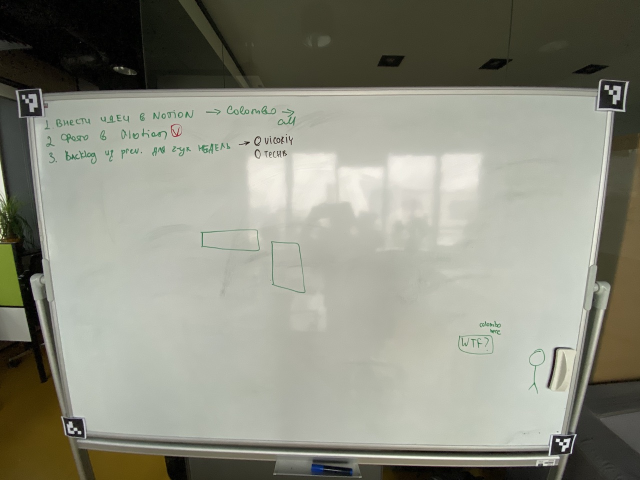
#> input picture IMG_0577.jpeg, 1280 x 960 px (shown at 1/2 size)
$ python run.py --path IMG_0577.jpeg
#> lines starting #> are read from the running program, lines starting #| are printed output that depends on the picture
### board.py

import imutils
import cv2
import sys
import cv2.aruco as aruco
import numpy as np
from util import Util

###### BIG BRAIN ALGORITHM IDEA ######
#
# 0. <- Play around with different values / test cases / contiditions
#
# 1. Try to detect using Aruco markers
#   1.1. (???) Instead of Aurco, detect bright markers in corner of boards
#   1.2. (???) Retro reflective material for IR camera
# 2. Try to detect using my board extraction algo
# 3. Try my board extraction algo, but with different parameters (??? calibration mode)
# 4. Try alternative extraction algo as last resort

class WhiteboardDetector:

    # TODO: Add debug mode on / off
    def __init__(self, debug = False, useAruco = True):
        self._isDebug = debug

        # Used for auto-detection, image threshold
        self._blockSize = 259 # 105
        self._C = -10 # -6

        self._blurSize = 5 # alt. 3, 7, 9 (depending on accuracy)

        self._sigmaValue = 0.02

        self._useAruco = useAruco

        self._oldCorners = None

    def crop_board(self, frame, isLocked = False):

        # Feature to lock detection in place (in case people walk in)
        if isLocked:
            print("Locked")
            wrap = self.transform_image(frame, self._oldCorners)
            return wrap, self._oldCorners

        # Detect by using markers or automatically
        # TODO: Think of a better way / logic to merge theese
        if (self._useAruco):
            corners = self.extract_corners_aruco(frame)
        else:
            corners = self.extract_corners_auto(frame)

        # Prevents wiggle during video
        if corners is None:
            corners = self._oldCorners
        elif Util.are_points_close(corners, self._oldCorners):
            corners = self._oldCorners
        else:
            self._oldCorners = corners

        # TODO: If less than 4 markers found, attemt to combine aruco + big brain

        wrap = self.transform_image(frame, corners)

        return wrap, corners

    # Extract Whiteboard Corners Using AR Markers
    def extract_corners_aruco(self, frame):
        aruco_dict = aruco.Dictionary_get(aruco.DICT_4X4_100)
        parameters = aruco.DetectorParameters_create()
        parameters.minDistanceToBorder = 0
        # parameters.adaptiveThreshWinSizeMax = 500

        corners, ids, _ = aruco.detectMarkers(frame, aruco_dict, parameters=parameters)

        if (self._isDebug):
            frame = aruco.drawDetectedMarkers(frame, corners, ids)

        if len(corners) != 4:
            # print("Trackers not found")
            return None

        return self.get_corners_coords(corners, 16)

    # Automaticaly Extract Whiteboard Corners
    # [92 lines left out: function extract_corners_auto, not called in this run]

    # Extract 4 edge points from shape
    def get_corners_coords(self, corners, size = -1):
        board_corners = np.zeros((4, 2), dtype = "float32")

        np_corners = np.array(corners)
        # np_corners = np_corners.reshape(4*4, 2) # TODO: Auto adjust
        # np_corners = np_corners.reshape(4, 2)
        if (size == -1):
            np_corners = np_corners.reshape(len(corners), 2)
        else:
            np_corners = np_corners.reshape(size, 2)

        c_sum = np_corners.sum(axis = 1)
        board_corners[0] = np_corners[np.argmin(c_sum)] # Top Left
        board_corners[2] = np_corners[np.argmax(c_sum)] # Bottom Right

        c_dif = np.diff(np_corners, axis = 1)
        board_corners[1] = np_corners[np.argmin(c_dif)] # Top Right
        board_corners[3] = np_corners[np.argmax(c_dif)] # Bottom Left

        return board_corners

    # Straigten Whiteboard Image
    def transform_image(self, frame, corners):
        if corners is None:
            return frame

        (tl, tr, br, bl) = corners

        widthA = Util.calculate_distance(br, bl) #np.sqrt(((br[0] - bl[0]) ** 2) + ((br[1] - bl[1]) ** 2))
        widthB = Util.calculate_distance(tr, tl) #np.sqrt(((tr[0] - tl[0]) ** 2) + ((tr[1] - tl[1]) ** 2))

        heightA = Util.calculate_distance(tr, br) #np.sqrt(((tr[0] - br[0]) ** 2) + ((tr[1] - br[1]) ** 2))
        heightB = Util.calculate_distance(tl, bl) #np.sqrt(((tl[0] - bl[0]) ** 2) + ((tl[1] - bl[1]) ** 2))

        # TODO: Fix issue related to aspect ratio going wierd

        # === Max Method ===
        # maxWidth = max(int(widthA), int(widthB))
        # maxHeight = max(int(heightA), int(heightB))

        # === Min Method ===
        maxWidth = min(int(widthA), int(widthB))
        maxHeight = min(int(heightA), int(heightB))

        # TODO: Think about better logs solution
        print("Size: ", maxWidth, "x", maxHeight)

        dst = np.array([
            [0, 0],
            [maxWidth - 1, 0],
            [maxWidth - 1, maxHeight - 1],
            [0, maxHeight - 1]], dtype = "float32")

        M = cv2.getPerspectiveTransform(corners, dst)
        warp = cv2.warpPerspective(frame, M, (maxWidth, maxHeight))

        return warp

    # TODO: Add image cleanup code
    # [21 lines left out: function cleanup_image, not called in this run]

### util.py
import imutils
import numpy as np
import cv2

class Util:

    # Resize Image By Height + Keep Aspect Ratio
    # [15 lines left out: functions resize_image, draw_corner_points, not called in this run]

    # Calculate distance between 2 points
    @staticmethod
    def calculate_distance(a, b):
        return np.sqrt(((b[0] - a[0]) ** 2) + ((b[1] - a[1]) ** 2))

    @staticmethod
    def are_points_close(a, b, r = 25):
        if (a is None) or (b is None):
            return False

        sum_diff = abs(int(a.sum() - b.sum()))

        if (sum_diff <= r):
            return True
        else:
            return False

### run.py

from imutils.video import VideoStream
from board import WhiteboardDetector

import imutils
import cv2
import time

import argparse

def get_detector(mode):
    isAruco = mode is "aruco"
    detector = WhiteboardDetector(False, isAruco)

    return detector

# [55 lines left out: functions run_video, run_image_test, not called in this run]

def run_image(path, mode):
#> called with path = 'IMG_0577.jpeg', mode = 'aruco'
    detector = get_detector(mode)
    frame = cv2.imread(path)
#> frame is the input picture: shape (960, 1280, 3); mean B, G, R 127.9, 141.2, 140.3
    board, corners = detector.crop_board(frame)
#> in extract_corners_aruco, `corners, ids, _ = aruco.detectMarkers(frame, aruco_dict, parameters=pa..`: corners = ([[1203, 161], [1251, 164], [1245, 219], [1197, 216]], [[37, 182], [77, 179], [83, 231], [42, 233]], [[1104, 869], [1147, 871], [1139, 905], [1101, 910]], [[168, 875], [135, 870], [126, 835], [165, 836]]); ids = [0, 0, 0, 0]
#> in get_corners_coords, `np_corners = np_corners.reshape(size, 2)`: np_corners = 16 rows, first 8: [1203, 161], [1251, 164], [1245, 219], [1197, 216], [37, 182], [77, 179], [83, 231], [42, 233]
#> in get_corners_coords, `c_sum = np_corners.sum(axis = 1)`: c_sum = [1364, 1415, 1464, 1413, 219, 256, 314, 275, 1973, 2018, 2044, 2011, 1043, 1005, 961, 1001]
#> in get_corners_coords, `c_dif = np.diff(np_corners, axis = 1)`: c_dif = [-1042, -1087, -1026, -981, 145, 102, 148, 191, -235, -276, -234, -191, 707, 735, 709, 671]
#> in crop_board, `corners = self.extract_corners_aruco(frame)`: corners = [[37, 182], [1251, 164], [1139, 905], [135, 870]]
#> in transform_image, `(tl, tr, br, bl) = corners`: tl = [37, 182]; tr = [1251, 164]; br = [1139, 905]; bl = [135, 870]
#> in transform_image, `widthA = Util.calculate_distance(br, bl)`: widthA = 1004.6
#> in transform_image, `widthB = Util.calculate_distance(tr, tl)`: widthB = 1214.1
#> in transform_image, `heightA = Util.calculate_distance(tr, br)`: heightA = 749.4
#> in transform_image, `heightB = Util.calculate_distance(tl, bl)`: heightB = 694.9
#> in transform_image, `maxWidth = min(int(widthA), int(widthB))`: maxWidth = 1004
#> in transform_image, `maxHeight = min(int(heightA), int(heightB))`: maxHeight = 694
#| Size:  1004 x 694
#> in transform_image, `dst = np.array([ [0, 0], [maxWidth - 1, 0], [maxWidth - 1, maxHeight -..`: dst = [[0, 0], [1003, 0], [1003, 693], [0, 693]]
#> in transform_image, `M = cv2.getPerspectiveTransform(corners, dst)`: M = [[0.86, -0.122, -9.52], [0.0119, 0.803, -146.5], [6.6e-05, -0.000242, 1]]
#> in transform_image, `warp = cv2.warpPerspective(frame, M, (maxWidth, maxHeight))`:
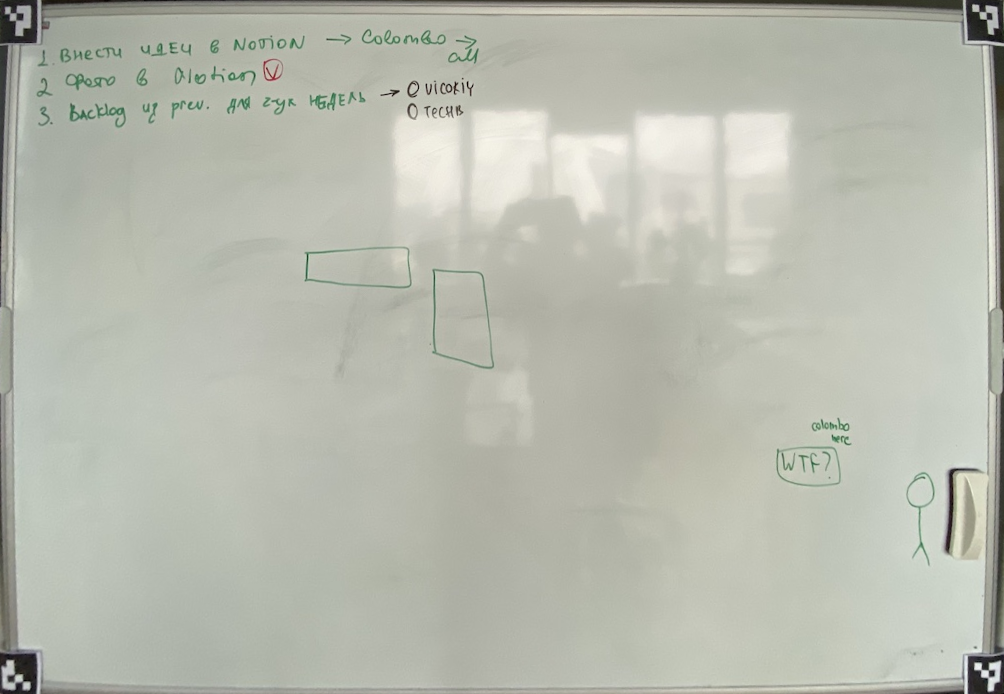
#> warp: shape (694, 1004, 3); mean B, G, R 175.1, 186.6, 183.8
#> corners = [[37, 182], [1251, 164], [1139, 905], [135, 870]]
    cv2.imwrite('output.jpeg', board)

if __name__ == "__main__":
    parser = argparse.ArgumentParser(description='Script that captures & crops the whiteboard')
    parser.add_argument('--path', type=str, help="Path to image if Image")
    parser.add_argument('--mode', type=str, default="aruco", help="aruco or auto") #TODO: Replace with isAruco bool
    parser.add_argument('--camera', type=int, default=0, help="aruco or auto") #TODO: Replace with isAruco bool
    # TODO: Add camera source argument

    args = parser.parse_args()

    if args.path is None:
        run_video(args.mode, args.camera)
    else:
        run_image(args.path, args.mode)

$ run again, on IMG_0579.jpeg
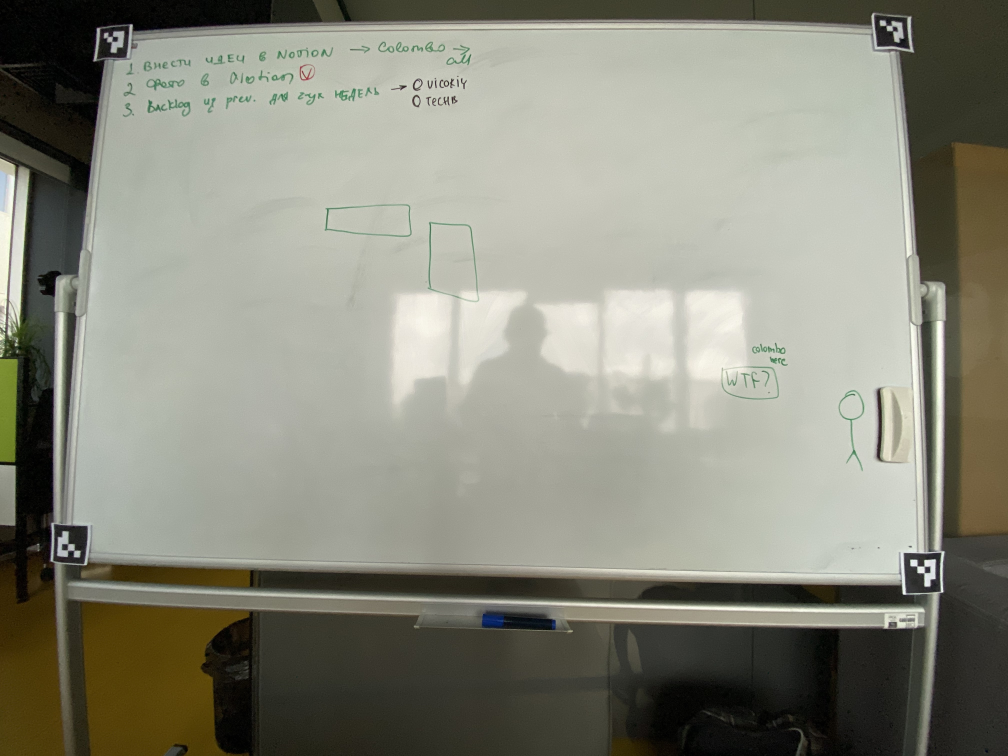
#> input picture IMG_0579.jpeg, 4032 x 3024 px (shown at 1/4 size)
#> in run_image, frame is the input picture: shape (3024, 4032, 3); mean B, G, R 124.4, 137.7, 137.4
#> in extract_corners_aruco, `corners, ids, _ = aruco.detectMarkers(frame, aruco_dict, parameters=pa..`: corners = ([[3497, 59], [3629, 70], [3640, 197], [3507, 188]], [[3615, 2212], [3766, 2211], [3763, 2366], [3623, 2372]], [[400, 117], [517, 102], [506, 230], [386, 237]], [[336, 2255], [213, 2243], [216, 2096], [350, 2104]]); ids = [0, 0, 0, 0]
#> np_corners = 16 rows, first 8: [3497, 59], [3629, 70], [3640, 197], [3507, 188], [3615, 2212], [3766, 2211], [3763, 2366], [3623, 2372]
#> c_sum = [3556, 3699, 3837, 3695, 5827, 5977, 6129, 5995, 517, 619, 736, 623, 2591, 2456, 2312, 2454]
#> c_dif = [-3438, -3559, -3443, -3319, -1403, -1555, -1397, -1251, -283, -415, -276, -149, 1919, 2030, 1880, 1754]
#> in crop_board, `corners = self.extract_corners_aruco(frame)`: corners = [[400, 117], [3629, 70], [3763, 2366], [213, 2243]]
#> self._oldCorners has the same summary as corners
#> tl = [400, 117]; tr = [3629, 70]; br = [3763, 2366]; bl = [213, 2243]
#> widthA = 3552.1
#> widthB = 3229.3
#> heightA = 2299.9
#> heightB = 2134.2
#> maxWidth = 3229
#> maxHeight = 2134
#| Size:  3229 x 2134
#> dst = [[0, 0], [3228, 0], [3228, 2133], [0, 2133]]
#> M = [[1.09, 0.096, -448], [0.0163, 1.12, -137.3], [2.41e-05, 4.81e-05, 1]]
#> in transform_image, `warp = cv2.warpPerspective(frame, M, (maxWidth, maxHeight))`:
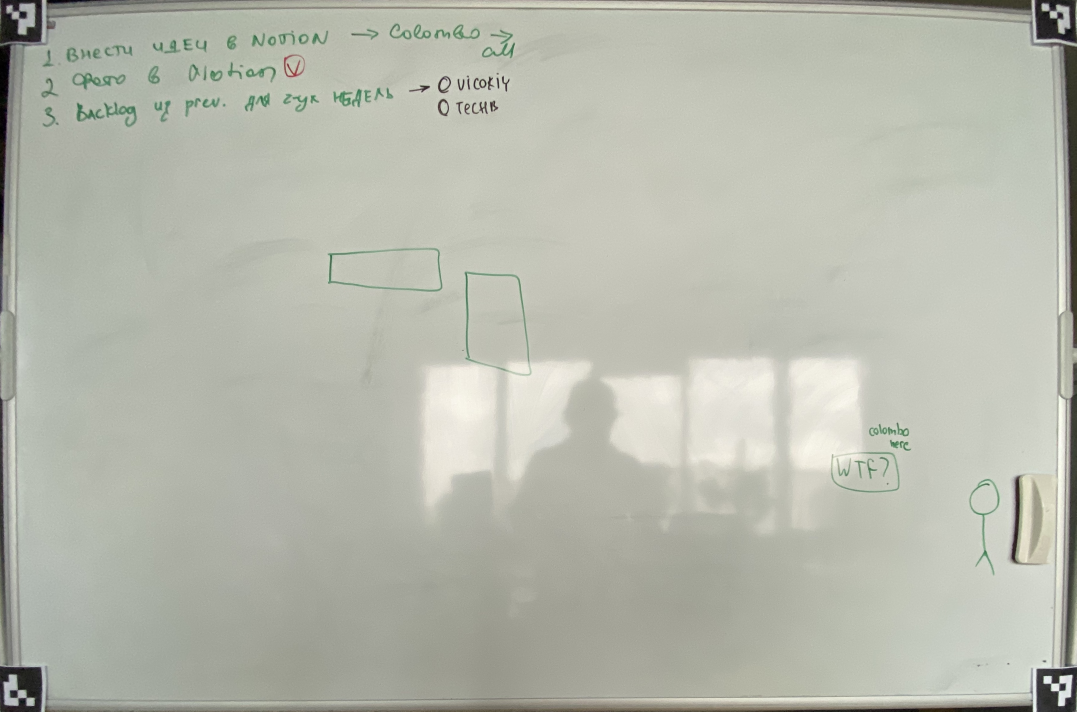
#> warp: shape (2134, 3229, 3) (shown at 1/3 size); mean B, G, R 173.6, 185.3, 182.8
